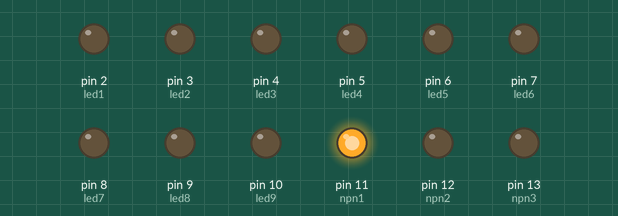
Simulated run of this sketch. Board: Arduino Uno, built with avr-gcc and run on an emulated ATmega328P. Shown: output pins drawn as LEDs (lit = HIGH).

Above: at 0.2 s.
At 2.2 s:
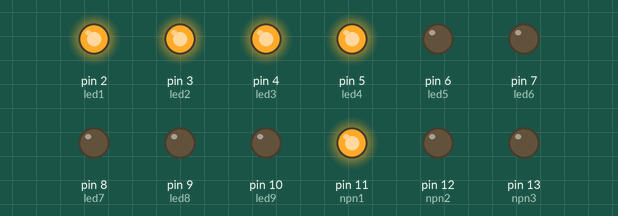
At 4.7 s:
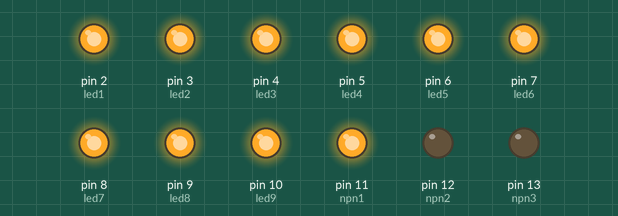
At 9.7 s:
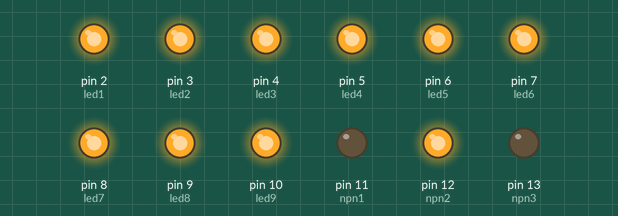
At 14.2 s:
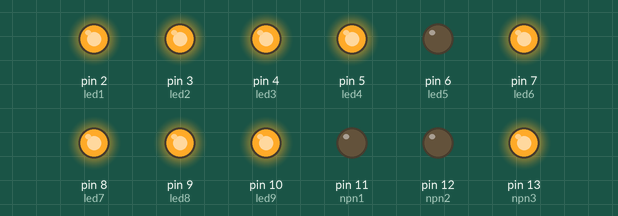
At 19.2 s:
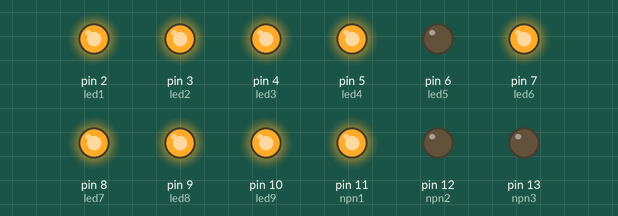
Timing chart, 0 to 19.5 s (numbered marks = the images above):
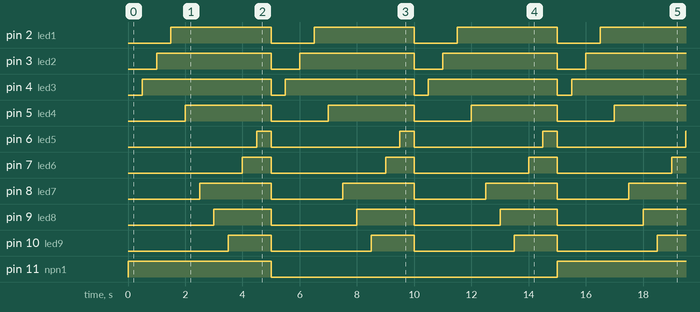

The sketch:

Programa_2.ino
```cpp
/*****************************************************************
**                                                              **
**                        Títol:                                **
**          Posar nom representatiu del programa                **
**                                                              **
** NOM:Martin Herranz                          Data:14/05/2018  **
*****************************************************************/
//****************************INCLUDE*****************************


//***************************VARIABLES****************************
const int led1 = 2;         // donar nom al pin 2 de l’Arduino
const int led2 = 3;         // donar nom al pin 3 de l’Arduino
const int led3 = 4;         // donar nom al pin 4 de l’Arduino
const int led4 = 5;         // donar nom al pin 5 de l’Arduino
const int led5 = 6;         // donar nom al pin 6 de l’Arduino
const int led6 = 7;         // donar nom al pin 7 de l’Arduino
const int led7 = 8;         // donar nom al pin 8 de l’Arduino
const int led8 = 9;         // donar nom al pin 9 de l’Arduino
const int led9 = 10;        // donar nom al pin 10 de l’Arduino

const int npn1 = 11;        // donar nom al pin 11 de l’Arduino
const int npn2 = 12;        // donar nom al pin 12 de l’Arduino
const int npn3 = 13;        // donar nom al pin 13 de l’Arduino


int velocitat = 500;          // velocitat de l'acció en ms
//*****************************SETUP******************************

void setup() {                 //Configura el final de salida


 pinMode(led1, OUTPUT);     // definir el pin 2 com una sortida
 pinMode(led2, OUTPUT);     // definir el pin 3 com una sortida
 pinMode(led3, OUTPUT);     // definir el pin 4 com una sortida
 pinMode(led4, OUTPUT);     // definir el pin 5 com una sortida
 pinMode(led5, OUTPUT);     // definir el pin 6 com una sortida
 pinMode(led6, OUTPUT);     // definir el pin 7 com una sortida
 pinMode(led7, OUTPUT);     // definir el pin 8 com una sortida
 pinMode(led8, OUTPUT);     // definir el pin 9 com una sortida
 pinMode(led9, OUTPUT);     // definir el pin 10 com una sortida
 pinMode(npn1, OUTPUT);     // definir el pin 11 com una sortida
 pinMode(npn2, OUTPUT);     // definir el pin 12 com una sortida
 pinMode(npn3, OUTPUT);     // definir el pin 13 com una sortida
}


//******************************LOOP******************************

void loop() {                 //Inicia el bucle del programa
  digitalWrite(npn1, HIGH);    // posar a 5V el pin 11
  digitalWrite(npn2, LOW);     // posar a 0V el pin 12
  digitalWrite(npn3, LOW);     // posar a 0V el pin 13
  delay(velocitat);            // es queden leds velocitat ms en aquest estat

  digitalWrite(led3, HIGH);    // posar a 5V el pin 2
  delay(velocitat);            // es queden leds velocitat ms en aquest estat
  digitalWrite(led2, HIGH);     // posar a 0V el pin 3
  delay(velocitat);            // es queden leds velocitat ms en aquest estat
  digitalWrite(led1, HIGH);     // posar a 0V el pin 4
  delay(velocitat);            // es queden leds velocitat ms en aquest estat
  digitalWrite(led4, HIGH);     // posar a 0V el pin 5
  delay(velocitat);            // es queden leds velocitat ms en aquest estat
  digitalWrite(led7, HIGH);     // posar a 0V el pin 6
  delay(velocitat);            // es queden leds velocitat ms en aquest estat
  digitalWrite(led8, HIGH);     // posar a 0V el pin 7
  delay(velocitat);            // es queden leds velocitat ms en aquest estat
  digitalWrite(led9, HIGH);     // posar a 0V el pin 8
  delay(velocitat);            // es queden leds velocitat ms en aquest estat
  digitalWrite(led6, HIGH);     // posar a 0V el pin 9
  delay(velocitat);            // es queden leds velocitat ms en aquest estat
  digitalWrite(led5, HIGH);     // posar a 0V el pin 10
  delay(velocitat);            // es queden leds velocitat ms en aquest estat
  digitalWrite(led3, LOW);    // posar a 5V el pin 2
  digitalWrite(led2, LOW);     // posar a 0V el pin 3
  digitalWrite(led1, LOW);     // posar a 0V el pin 4
  digitalWrite(led7, LOW);     // posar a 0V el pin 6
  digitalWrite(led8, LOW);     // posar a 0V el pin 7
  digitalWrite(led9, LOW);     // posar a 0V el pin 8
  digitalWrite(led6, LOW);     // posar a 0V el pin 9
  digitalWrite(led5, LOW);     // posar a 0V el pin 10
  digitalWrite(led4, LOW);     // posar a 0V el pin 10


  digitalWrite(npn1, LOW);    // posar a 5V el pin 11
  digitalWrite(npn2, HIGH);     // posar a 0V el pin 12
  digitalWrite(npn3, LOW);     // posar a 0V el pin 13
  delay(velocitat);            // es queden leds velocitat ms en aquest estat
  digitalWrite(led3, HIGH);    // posar a 5V el pin 2
  delay(velocitat);            // es queden leds velocitat ms en aquest estat
  digitalWrite(led2, HIGH);     // posar a 0V el pin 3
  delay(velocitat);            // es queden leds velocitat ms en aquest estat
  digitalWrite(led1, HIGH);     // posar a 0V el pin 4
  delay(velocitat);            // es queden leds velocitat ms en aquest estat
  digitalWrite(led4, HIGH);     // posar a 0V el pin 5
  delay(velocitat);            // es queden leds velocitat ms en aquest estat
  digitalWrite(led7, HIGH);     // posar a 0V el pin 6
  delay(velocitat);            // es queden leds velocitat ms en aquest estat
  digitalWrite(led8, HIGH);     // posar a 0V el pin 7
  delay(velocitat);            // es queden leds velocitat ms en aquest estat
  digitalWrite(led9, HIGH);     // posar a 0V el pin 8
  delay(velocitat);            // es queden leds velocitat ms en aquest estat
  digitalWrite(led6, HIGH);     // posar a 0V el pin 9
  delay(velocitat);            // es queden leds velocitat ms en aquest estat
  digitalWrite(led5, HIGH);     // posar a 0V el pin 10
  delay(velocitat);            // es queden leds velocitat ms en aquest estat
  digitalWrite(led3, LOW);    // posar a 5V el pin 2
  digitalWrite(led2, LOW);     // posar a 0V el pin 3
  digitalWrite(led1, LOW);     // posar a 0V el pin 4
  digitalWrite(led7, LOW);     // posar a 0V el pin 6
  digitalWrite(led8, LOW);     // posar a 0V el pin 7
  digitalWrite(led9, LOW);     // posar a 0V el pin 8
  digitalWrite(led6, LOW);     // posar a 0V el pin 9
  digitalWrite(led5, LOW);     // posar a 0V el pin 10
  digitalWrite(led4, LOW);     // posar a 0V el pin 10


  digitalWrite(npn1, LOW);    // posar a 5V el pin 11
  digitalWrite(npn2, LOW);     // posar a 0V el pin 12
  digitalWrite(npn3, HIGH);     // posar a 0V el pin 13
  delay(velocitat);            // es queden leds velocitat ms en aquest estat
  digitalWrite(led3, HIGH);    // posar a 5V el pin 2
  delay(velocitat);            // es queden leds velocitat ms en aquest estat
  digitalWrite(led2, HIGH);     // posar a 0V el pin 3
  delay(velocitat);            // es queden leds velocitat ms en aquest estat
  digitalWrite(led1, HIGH);     // posar a 0V el pin 4
  delay(velocitat);            // es queden leds velocitat ms en aquest estat
  digitalWrite(led4, HIGH);     // posar a 0V el pin 5
  delay(velocitat);            // es queden leds velocitat ms en aquest estat
  digitalWrite(led7, HIGH);     // posar a 0V el pin 6
  delay(velocitat);            // es queden leds velocitat ms en aquest estat
  digitalWrite(led8, HIGH);     // posar a 0V el pin 7
  delay(velocitat);            // es queden leds velocitat ms en aquest estat
  digitalWrite(led9, HIGH);     // posar a 0V el pin 8
  delay(velocitat);            // es queden leds velocitat ms en aquest estat
  digitalWrite(led6, HIGH);     // posar a 0V el pin 9
  delay(velocitat);            // es queden leds velocitat ms en aquest estat
  digitalWrite(led5, HIGH);     // posar a 0V el pin 10
  delay(velocitat);            // es queden leds velocitat ms en aquest estat
  digitalWrite(led3, LOW);    // posar a 5V el pin 2
  digitalWrite(led2, LOW);     // posar a 0V el pin 3
  digitalWrite(led1, LOW);     // posar a 0V el pin 4
  digitalWrite(led7, LOW);     // posar a 0V el pin 6
  digitalWrite(led8, LOW);     // posar a 0V el pin 7
  digitalWrite(led9, LOW);     // posar a 0V el pin 8
  digitalWrite(led6, LOW);     // posar a 0V el pin 9
  digitalWrite(led5, LOW);     // posar a 0V el pin 10
  digitalWrite(led4, LOW);     // posar a 0V el pin 10


}

//****************************FUNCIONS****************************
```

Measured:
- by itself, pin 2 (led1): alternates HIGH for 3.5 s and LOW for 1.5 s
- by itself, pin 3 (led2): alternates HIGH for 4.0 s and LOW for 1.0 s
- by itself, pin 4 (led3): alternates HIGH for 4.5 s and LOW for 0.50 s
- by itself, pin 5 (led4): alternates HIGH for 3.0 s and LOW for 2.0 s
- by itself, pin 6 (led5): alternates HIGH for 0.50 s and LOW for 4.5 s
- by itself, pin 7 (led6): alternates HIGH for 1.0 s and LOW for 4.0 s
- by itself, pin 8 (led7): alternates HIGH for 2.5 s and LOW for 2.5 s
- by itself, pin 9 (led8): alternates HIGH for 2.0 s and LOW for 3.0 s
